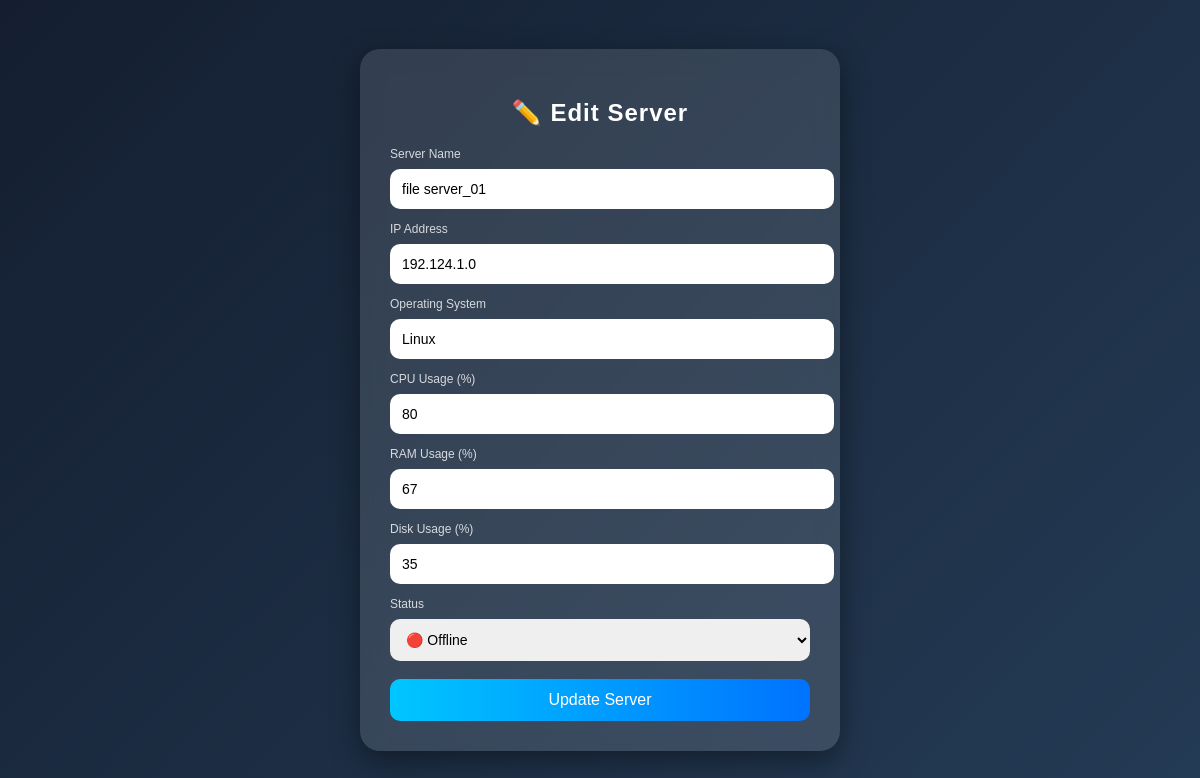
Page /edit_server/7/ (signed in) on the committed database.
### myapp/models.py (models this page shows, shortened)
class Server(models.Model):
    user = models.ForeignKey(settings.AUTH_USER_MODEL, on_delete=models.CASCADE)
    server_name = models.CharField(max_length=100)
    ip_address = models.GenericIPAddressField()
    operating_system = models.CharField(max_length=100)
    cpu_usage = models.IntegerField()
    ram_usage = models.IntegerField()
    disk_usage = models.IntegerField()
    status = models.CharField(max_length=20)
    overall_health = models.CharField(max_length=20, default="Unknown")

### myapp/views.py (the view, shortened to what this page needs)
# urls.py: path('edit_server/<int:id>/',views.edit_server,name='edit_server'),
@login_required
def edit_server(request, id):
    server = get_object_or_404(Server, id=id)
    return render(request, "edit_server.html", {"server": server})

### myapp/templates/edit_server.html (shortened to what this page needs)
<!DOCTYPE html>
<html lang="en">
<head>
</head>
<body>
<div class="card">
    <h2>✏️ Edit Server</h2>
    <form method="POST">
        <div class="label">Server Name</div>
        <input type="text" name="server_name" value="{{ server.server_name }}" required>
        <div class="label">IP Address</div>
        <input type="text" name="ip_address" value="{{ server.ip_address }}" required>
        <div class="label">Operating System</div>
        <input type="text" name="operating_system" value="{{ server.operating_system }}" required>
        <div class="label">CPU Usage (%)</div>
        <input type="number" name="cpu_usage" value="{{ server.cpu_usage }}" required>
        <div class="label">RAM Usage (%)</div>
        <input type="number" name="ram_usage" value="{{ server.ram_usage }}" required>
        <div class="label">Disk Usage (%)</div>
        <input type="number" name="disk_usage" value="{{ server.disk_usage }}" required>
        <div class="label">Status</div>
        <select name="status">
            <option value="Offline" {% if server.status == "Offline" %}selected{% endif %}>🔴 Offline</option>
        </select>
        <button type="submit">Update Server</button>
    </form>
</div>
</body>
</html>

### myapp/templates/edit_server.html (style rules this page uses)
body { margin:0; font-family:Arial, sans-serif; height:100vh; display:flex; justify-content:center; align-items:center; background:linear-gradient(135deg,#141e30,#243b55); }
.card { width:420px; padding:30px; border-radius:20px; background:rgba(255,255,255,0.12); backdrop-filter: blur(12px); box-shadow:0 10px 30px rgba(0,0,0,0.4); color:white; transition:0.3s; }
h2 { text-align:center; margin-bottom:20px; letter-spacing:1px; }
input, select { width:100%; padding:12px; margin:8px 0; border:none; border-radius:10px; outline:none; font-size:14px; }
button { width:100%; padding:12px; margin-top:10px; border:none; border-radius:10px; background:linear-gradient(90deg,#00c6ff,#0072ff); color:white; font-size:16px; cursor:pointer; transition:0.3s; }
.label { font-size:12px; margin-top:5px; opacity:0.8; }

### rows in the picture
Server: server_name "file server_01", ip_address "192.124.1.0", operating_system "Linux", cpu_usage "80", ram_usage "67", disk_usage "35", status "🔴 Offline"
